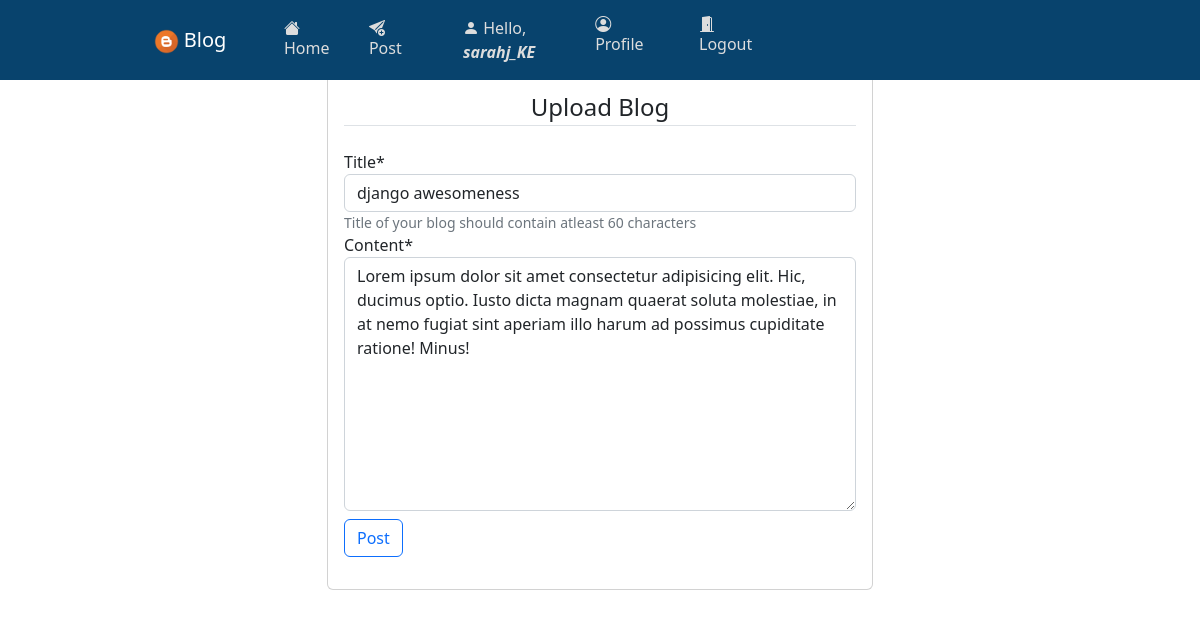
The app's page /users/edit-blog/fafe9e956fa3/blogger/testuser/ (signed in) with its own data.
### users/models.py (models this page shows, shortened)
class Posts(models.Model):
    id = models.CharField(max_length=12, primary_key=True, editable=False)
    blogger = models.ForeignKey(Profile, on_delete=models.CASCADE, editable=False)
    title = models.CharField(max_length=60, blank=False)
    content = models.TextField(blank=False)
    posted = models.DateTimeField(auto_now_add=True)
    edited = models.DateTimeField(auto_now=True)
    class Meta:
        ordering = ['-posted']
        verbose_name_plural = 'Posts'

### users/views.py (the view, shortened to what this page needs)
# urls.py: path('edit-blog/<str:pk>/blogger/<str:name>/', views.editblogs_view, name='edit_blog'),
@login_required(login_url='login')
@user_passes_test(lambda user: user.is_staff is False and user.is_superuser is False)
def editblogs_view(request, pk, name):
    obj = Posts.objects.get(id=pk)
    edit_blog = EditBlogsForm(instance=obj)
    context = {'edit_blog': edit_blog,}
    return render(request, 'users/edit.html', context)

### users/forms.py
class EditBlogsForm(forms.ModelForm):
    title = forms.CharField(widget=forms.TextInput(attrs={'type': 'text'}), help_text='Title of your blog should contain atleast 60 characters')
    content = forms.CharField(widget=forms.Textarea(attrs={'type': 'text'}))
    class Meta:
        model = Posts
        fields = ['title', 'content']

### users/templates/users/edit.html (shortened to what this page needs)
{% extends 'users/base.html' %}{% block title %}Edit blog{% endblock %}
{% load crispy_forms_tags %}
    {% block content %}
    <div class="container body-container">
        <div class="row">
            <div class="col-md-6 offset-sm-3">
                <div class="card card-body">
                    <form action="" method="post">
                        <fieldset class="form-group">
                            <legend class="border-bottom mb-4 text-center">Upload Blog</legend>
                            {{edit_blog|crispy}}
                        </fieldset>
                        <div class="form-group mt-2">
                            <button type="submit" class="btn btn-outline-primary">Post</button>
                        </div>
                    </form>
                </div>
            </div>
        </div>
    </div>
    {% endblock %}

### users/templates/users/base.html (shortened to what this page needs)
    {% load static %}
    <link rel="stylesheet" href="{% static 'css/styles.css' %}">
    <link href="https://cdn.jsdelivr.net/npm/bootstrap@5.2.2/dist/css/bootstrap.min.css" rel="stylesheet">
    <link rel="stylesheet" href="https://cdn.jsdelivr.net/npm/bootstrap-icons@1.9.1/font/bootstrap-icons.css">
    <header class="site-header">
        <nav class="navbar navbar-expand-lg navbar-dark bg-steel fixed-top">
            <div class="container">
                <a href="{% url 'homepage' %}" class="navbar-brand ml-4 text-center"><img src="{% static 'img/favicon.png' %}" alt="logo"> Blog</a>
                <div class="collapse navbar-collapse" id="navbarToggle">
                    <div class="navbar-nav mr-5">
                        {% if user.is_authenticated %}
                        <a href="{% url 'homepage' %}" class="nav-item nav-link"><i class="bi-house-fill"></i> Home</a>
                        <a href="{% url 'upload_blog' %}" class="nav-item nav-link"><i class="bi-send-plus-fill"></i> Post</a>
                        {% endif %}
                    </div>
                    <div class="navbar-nav account-links">
                        {% if user.is_authenticated %}
                        <a href="{% url 'profile' %}" class="nav-item nav-link"><i class="bi-person-fill"></i> Hello, <b class="fst-italic">{{ request.user.username }}</b></a>
                        <a href="{% url 'profile' %}" class="nav-item nav-link"><i class="bi-person-circle"></i> Profile</a>
                        <a href="{% url 'user_logout' %}" class="nav-item nav-link"><i class="bi-door-open-fill"></i> Logout</a>
                        {% else %}
                        <a href="{% url 'login' %}" class="nav-item nav-link"><i class="bi-door-closed-fill"></i> Login</a>
                        <a href="{% url 'signup' %}" class="nav-item nav-link"><i class="bi-person-plus-fill"></i> Register</a>
                        {% endif %}
                    </div>
                </div>
            </div>
        </nav>
    </header>
    {% block content %}
    {% endblock %}

### static/css/styles.css (style rules this page uses)
* { box-sizing: border-box; }
.bg-steel { background-color: #08436d; }
.site-header .container .navbar-brand { margin-left: 12%; margin-right: 3%; }
.site-header .container .navbar-brand img { height: 25px; width: 25px; }
.site-header .container .navbar-nav a { margin-right: 7px; color: #ddd; }
.site-header .container .account-links { margin-left: 37%; }
.body-container { margin-top: 6%; }
.body-container .card { margin-bottom: 15px; }
@media only screen and (min-device-width: 546px) and (max-device-width: 1200px) { .site-header .container .navbar-brand { margin-left: 10%; margin-right: 3%; } }
@media only screen and (min-device-width: 546px) and (max-device-width: 1200px) { .site-header .container .navbar-nav a { margin-left: 10%; margin-right: 5px; color: #ddd; } }
@media only screen and (min-device-width: 546px) and (max-device-width: 1200px) { .site-header .container .account-links { margin-left: 0; } }

### records on screen
Posts: title "django awesomeness", content "Lorem ipsum dolor sit amet consectetur adipisicing elit. Hic, ducimus optio. Iusto dicta magnam quaerat soluta molestiae, in at nemo fugiat sint aperiam illo harum ad possimus cupiditate ratione! Minus!"

### other values on screen
{{ request.user.username }} "sarahj_KE"
